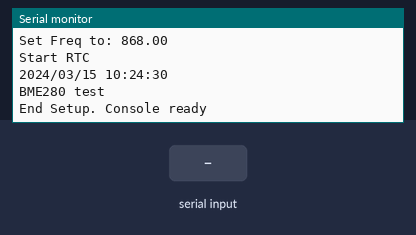
Simulated run of this sketch. Board: ESP32. Parts: the last lines printed to the serial monitor. Inputs (shaded band) come from the test bench. The local clock reads 2024-03-15 10:24:30 at power-on unless the sketch sets it; no radio packets arrive unless stated.

Above: at 1.3 s.
1.4 s: "1\n" received over Serial
At 2.3 s:
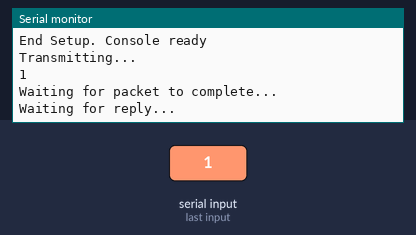
2.9 s: "0\n" received over Serial
At 4.6 s:
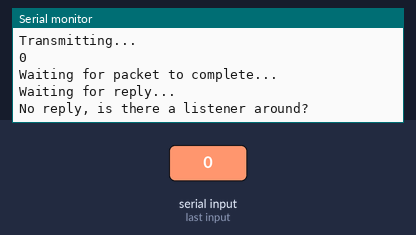

The sketch:

LoRa_TX.ino
```cpp
// LoRa module libraries
#include <SPI.h>
#include <RH_RF95.h>

char* ESPName = "Node_1";

#if defined(ESP8266)
  /* for ESP w/featherwing */
  #define RFM95_CS  2    // "E"
  #define RFM95_RST 16   // "D"
  #define RFM95_INT 15   // "B"

#elif defined(ADAFRUIT_FEATHER_M0) || defined(ADAFRUIT_FEATHER_M0_EXPRESS) || defined(ARDUINO_SAMD_FEATHER_M0)
  // Feather M0 w/Radio
  #define RFM95_CS      8
  #define RFM95_INT     3
  #define RFM95_RST     4

#elif defined(ARDUINO_ADAFRUIT_FEATHER_ESP32S2) || defined(ARDUINO_NRF52840_FEATHER) || defined(ARDUINO_NRF52840_FEATHER_SENSE)
  #define RFM95_INT     9  // "A"
  #define RFM95_CS      10  // "B"
  #define RFM95_RST     11  // "C"

#elif defined(ESP32)
  /* ESP32 feather w/wing */
  #define RFM95_RST     27   // "A"
  #define RFM95_CS      33   // "B"
  #define RFM95_INT     12   //  next to A

#elif defined(ARDUINO_NRF52832_FEATHER)
  /* nRF52832 feather w/wing */
  #define RFM95_RST     7   // "A"
  #define RFM95_CS      11   // "B"
  #define RFM95_INT     31   // "C"

#elif defined(TEENSYDUINO)
  /* Teensy 3.x w/wing */
  #define RFM95_RST     9   // "A"
  #define RFM95_CS      10   // "B"
  #define RFM95_INT     4    // "C"
#endif

// Change to 434.0 or other frequency, must match RX's freq!
#define RF95_FREQ 868.0

// Singleton instance of the radio driver
RH_RF95 rf95(RFM95_CS, RFM95_INT);

// Read message from serial and send over LoRa
String inputString = "";      // a String to hold incoming data
bool stringComplete = false;  // whether the string is complete

// RTC
#include "RTClib.h"
RTC_DS3231 rtc;

// BME280 libs and config
#include <Wire.h>
#include <SPI.h>
#include <Adafruit_Sensor.h>
#include <Adafruit_BME280.h>
#define BME_SCK 13
#define BME_MISO 12
#define BME_MOSI 11
#define BME_CS 10
#define SEALEVELPRESSURE_HPA (1013.25)
Adafruit_BME280 bme; // I2C
//Adafruit_BME280 bme(BME_CS); // hardware SPI
//Adafruit_BME280 bme(BME_CS, BME_MOSI, BME_MISO, BME_SCK); // software SPI
unsigned long delayTime;

void setup()
{
  pinMode(RFM95_RST, OUTPUT);
  digitalWrite(RFM95_RST, HIGH);

  Serial.begin(115200);
  while (!Serial) {
    delay(1);
  }

  delay(100);

  Serial.println("Feather LoRa TX Test!");

  // manual reset
  digitalWrite(RFM95_RST, LOW);
  delay(10);
  digitalWrite(RFM95_RST, HIGH);
  delay(10);

  while (!rf95.init()) {
    Serial.println("LoRa radio init failed");
    Serial.println("Uncomment '#define SERIAL_DEBUG' in RH_RF95.cpp for detailed debug info");
    while (1);
  }
  Serial.println("LoRa radio init OK!");

  // Defaults after init are 434.0MHz, modulation GFSK_Rb250Fd250, +13dbM
  if (!rf95.setFrequency(RF95_FREQ)) {
    Serial.println("setFrequency failed");
    while (1);
  }
  Serial.print("Set Freq to: "); Serial.println(RF95_FREQ);

  // Defaults after init are 434.0MHz, 13dBm, Bw = 125 kHz, Cr = 4/5, Sf = 128chips/symbol, CRC on

  // The default transmitter power is 13dBm, using PA_BOOST.
  // If you are using RFM95/96/97/98 modules which uses the PA_BOOST transmitter pin, then
  // you can set transmitter powers from 5 to 23 dBm:
  rf95.setTxPower(23, false);

  // Start RTC
  Serial.println("Start RTC");
  if (! rtc.begin()) {
    Serial.println("Couldn't find RTC");
    Serial.flush();
    while (1) delay(10);
  }
  if (rtc.lostPower()) {
    Serial.println("RTC lost power, let's set the time!");
    // When time needs to be set on a new device, or after a power loss, the
    // following line sets the RTC to the date & time this sketch was compiled
    rtc.adjust(DateTime(F(__DATE__), F(__TIME__)));
    // This line sets the RTC with an explicit date & time, for example to set
    // January 21, 2014 at 3am you would call:
    // rtc.adjust(DateTime(2014, 1, 21, 3, 0, 0));
  }
  DateTime now = rtc.now();
  char starttime[20];
  sprintf(starttime, "%02d/%02d/%02d %02d:%02d:%02d ",  now.year(), now.month(), now.day(), now.hour(), now.minute(), now.second() );
  Serial.println(starttime);

  // BME280 test
  Serial.println(F("BME280 test"));
  unsigned status;
  status = bme.begin();
  if (!status) {
        Serial.println("Could not find a valid BME280 sensor, check wiring, address, sensor ID!");
        Serial.print("SensorID was: 0x"); Serial.println(bme.sensorID(),16);
        Serial.print("        ID of 0xFF probably means a bad address, a BMP 180 or BMP 085\n");
        Serial.print("   ID of 0x56-0x58 represents a BMP 280,\n");
        Serial.print("        ID of 0x60 represents a BME 280.\n");
        Serial.print("        ID of 0x61 represents a BME 680.\n");
        while (1) delay(10);
  }

  // reserve 200 bytes for the inputString:
  inputString.reserve(200);

  // Write in console that system is ready
  Serial.println("End Setup. Console ready");
}

int16_t packetnum = 0;  // packet counter, we increment per xmission

void loop()
{
  // send through LoRa a string when a newline arrives:
  if (stringComplete) {
    Serial.println("Transmitting..."); // Send a message to rf95_server
    Serial.println(inputString);

    // Prepare the message to be sent
    // Get datetime
    DateTime now = rtc.now();
    char buf1[20];
    sprintf(buf1, "%02d%02d%02d%02d%02d%02d ",  now.year(), now.month(), now.day(), now.hour(), now.minute(), now.second() );

    // Remove the new line character at the end of the message string
    inputString.trim();
    // lenght of the string
    int str_len = inputString.length() + 1;
    // prepare the character array (the buffer)
    char char_array[str_len];
    // copy the message over the array
    inputString.toCharArray(char_array, str_len);

    // Prepare the character array for sending
    int lora_msg_len = 20 + str_len;
    char LoRa_message[lora_msg_len];

    strcpy(LoRa_message, buf1);
    strcat(LoRa_message, char_array);

    // send over LoRa
    //rf95.send((uint8_t *)char_array, str_len);
    rf95.send((uint8_t *)LoRa_message, lora_msg_len);

    // Wait for message to get back
    Serial.println("Waiting for packet to complete...");
    delay(10);
    rf95.waitPacketSent();
    // Now wait for a reply
    uint8_t buf[RH_RF95_MAX_MESSAGE_LEN];
    uint8_t len = sizeof(buf);

    Serial.println("Waiting for reply...");
    if (rf95.waitAvailableTimeout(1000))
    {
      // Should be a reply message for us now
      if (rf95.recv(buf, &len))
      {
        Serial.print("Got reply: ");
        Serial.println((char*)buf);
        Serial.print("RSSI: ");
        Serial.println(rf95.lastRssi(), DEC);
      }
      else
      {
        Serial.println("Receive failed");
      }
    }
    else
    {
      Serial.println("No reply, is there a listener around?");
    }

    // clear the string:
    inputString = "";
    stringComplete = false;
  }

  // // Prepare a message to be sent
  // DateTime now = rtc.now();
  // char buf1[20];
  // sprintf(buf1, "%02d%02d%02d%02d%02d%02d",  now.year(), now.month(), now.day(), now.hour(), now.minute(), now.second() );
  // //myString = buf1 + myString;
  // //Serial.println(myString);
  // rf95.send((uint8_t *)buf1, 20);

  // Serial.println("Waiting for packet to complete...");
  // delay(10);
  // rf95.waitPacketSent();
  // // Now wait for a reply
  // uint8_t buf[RH_RF95_MAX_MESSAGE_LEN];
  // uint8_t len = sizeof(buf);

  // Serial.println("Waiting for reply...");
  // if (rf95.waitAvailableTimeout(1000))
  // {
  //   // Should be a reply message for us now
  //   if (rf95.recv(buf, &len))
  //  {
  //     Serial.print("Got reply: ");
  //     Serial.println((char*)buf);
  //     Serial.print("RSSI: ");
  //     Serial.println(rf95.lastRssi(), DEC);
  //   }
  //   else
  //   {
  //     Serial.println("Receive failed");
  //   }
  // }
  // else
  // {
  //   Serial.println("No reply, is there a listener around?");
  // }

}

/*
  SerialEvent occurs whenever a new data comes in the hardware serial RX. This
  routine is run between each time loop() runs, so using delay inside loop can
  delay response. Multiple bytes of data may be available.
*/
void serialEvent() {
  while (Serial.available()) {
    // get the new byte:
    char inChar = (char)Serial.read();
    // add it to the inputString:
    inputString += inChar;
    // if the incoming character is a newline, set a flag so the main loop can
    // do something about it:
    if (inChar == '\n') {
      stringComplete = true;
    }
  }
}
```

Measured:
- after the input at 1.4 s, the serial monitor: prints a new line at once (image 1)
- after the input at 2.9 s, the serial monitor: prints a new line at once (image 2)
